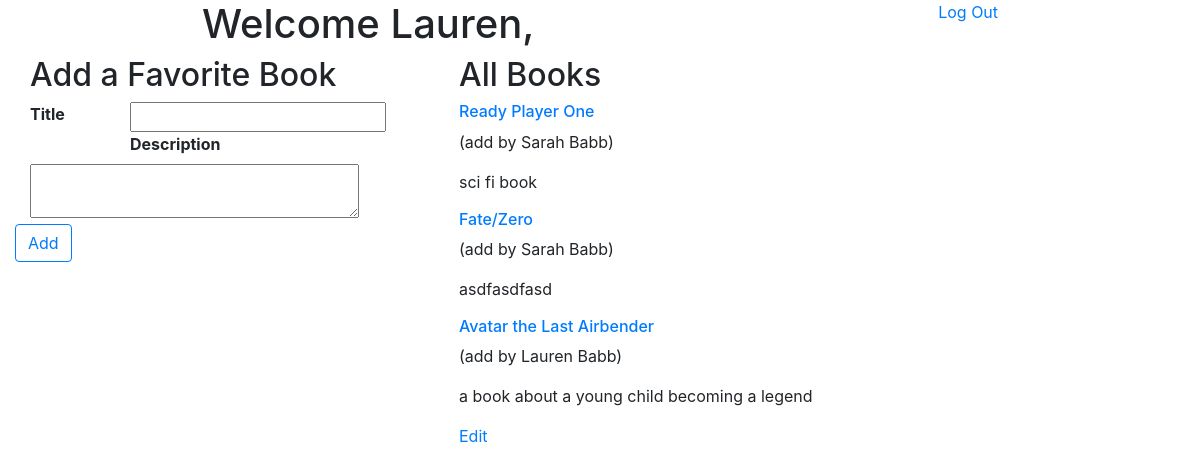
Page /book/home (signed in) on the committed database.
### login_app/models.py (models this page shows)
class User(models.Model):
    first_name= models.CharField(max_length=255)
    last_name= models.CharField(max_length=255)
    email= models.EmailField()
    password= models.CharField(max_length=60)
    pw_confirm= models.CharField(max_length=60)
    created_at= models.DateTimeField(auto_now_add=True)
    updated_at= models.DateTimeField(auto_now=True)
    objects= UserManager()

### book_app/models.py (models this page shows)
class Book(models.Model):
    title = models.CharField(max_length=60)
    description = models.TextField()
    uploaded_by = models.ForeignKey(User, related_name="books_uploaded", on_delete=models.CASCADE)
    users_who_like = models.ManyToManyField(User, related_name="liked_books")
    created_at = models.DateTimeField(auto_now_add=True)
    updated_at = models.DateTimeField(auto_now=True)
    objects = BookManager()

### book_app/views.py (the view)
# urls.py: path('home', views.home),
def home (request):
    logged_user= User.objects.get(id=request.session['user'])
    context = {
        "all_books": Book.objects.all(),
        "users_info": User.objects.get(id=request.session['user'])
    }
    return render(request, 'book/index.html', context)

### book_app/templates/book/index.html (shortened to what this page needs)
<!DOCTYPE html>
<html lang="en">
<head>
    {% load static %}
    <link rel="stylesheet" href="https://stackpath.bootstrapcdn.com/bootstrap/4.3.1/css/bootstrap.min.css">
    <link rel="stylesheet" href="{% static 'book/style.css' %}">
</head>
<body>
    <div class="header">
        <h1>Welcome {{users_info.first_name}}, </h1>
        <a href="/book/logout">Log Out</a>
    </div>
    <div class="container">
        <div class="row">
            <div class="add book" class="col">
                <h2>Add a Favorite Book</h2>
            <div class="row align-items-start">
                <form action="/book/create" method="POST">
                    <div class="col">
                        <label for="title" id="title">Title</label>
                        <input type="text" name="title" id="title">
                    </div>
                    <div class="col">
                        <label for="description" id="description">Description</label>
                        <textarea name="description" id="description" cols="30" rows="2"></textarea>
                    </div>
                    <button class="btn btn-outline-primary">Add</button>
                </form>
            </div>
            </div>
            <div class="display books" class="col">
                <h2>All Books</h2>
                {% for book in all_books %}
                    <h6>
                        <a href="/book/{{book.id}}">{{book.title}}</a>
                    </h6>
                    <p>(add by {{book.uploaded_by.first_name}} {{book.uploaded_by.last_name}})</p>
                    <p>{{book.description}}</p>
                    {% if users_info.id == book.uploaded_by.id %}
                        <a href="/book/edit/{{book.id}}">Edit</a>
                    {% endif %}
                {% endfor %}
            </div>
        </div>
    </div>
</body>
</html>

### book_app/static/book/style.css (style rules this page uses)
.header { display: flex; justify-content: space-around; }
label { float: left; width: 100px; font-weight: bold; }

### rows in the picture
User: first_name "Lauren"
Book: title "Ready Player One", uploaded_by.first_name "Sarah", uploaded_by.last_name "Babb", description "sci fi book"
Book: title "Fate/Zero", uploaded_by.first_name "Sarah", uploaded_by.last_name "Babb", description "asdfasdfasd"
Book: title "Avatar the Last Airbender", uploaded_by.first_name "Lauren", uploaded_by.last_name "Babb", description "a book about a young child becoming a legend"
